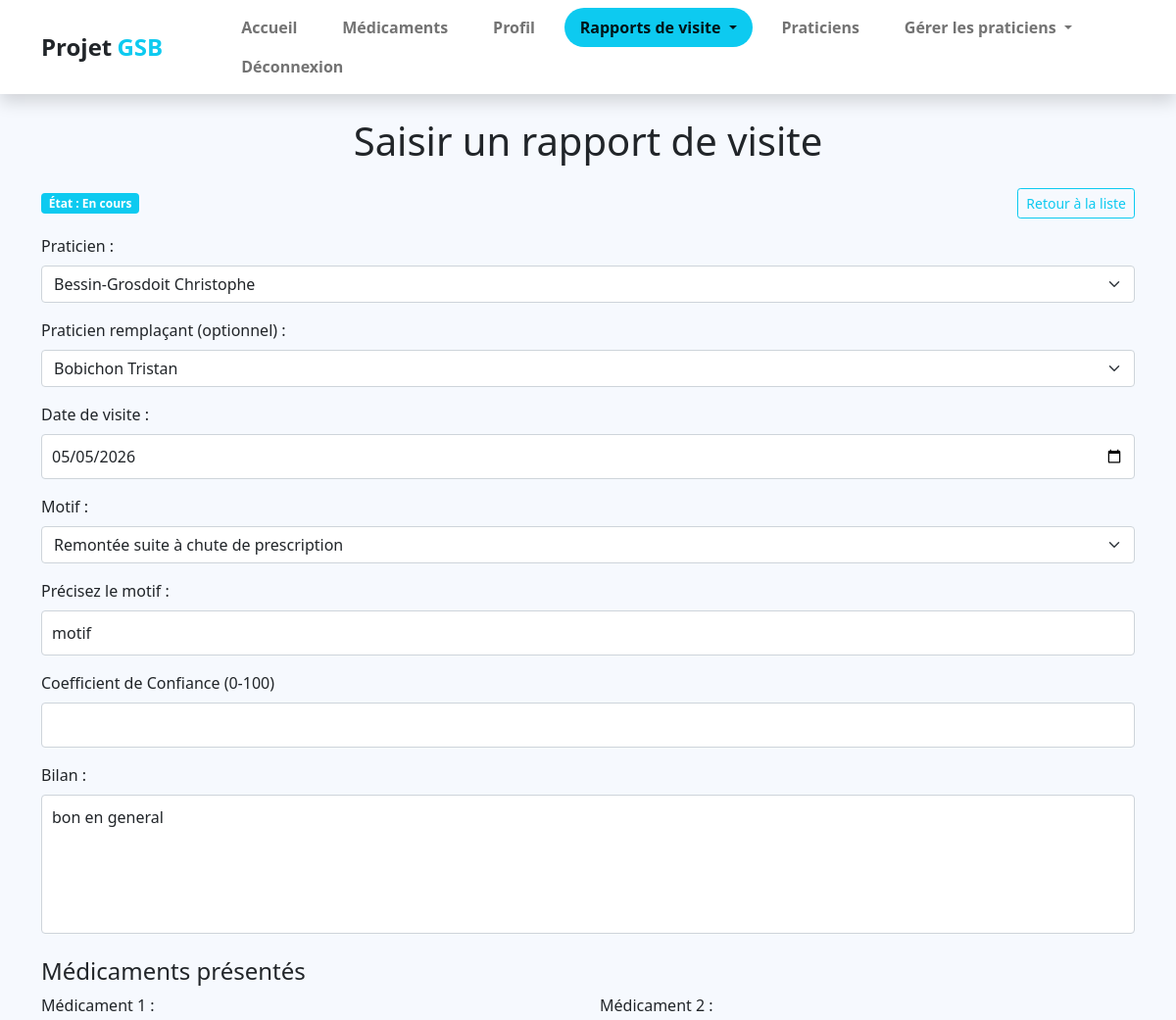
Page /index.php?uc=rapportVisite&action=modifier&idRapport=5 (signed in, upper part) on the earlier database version.
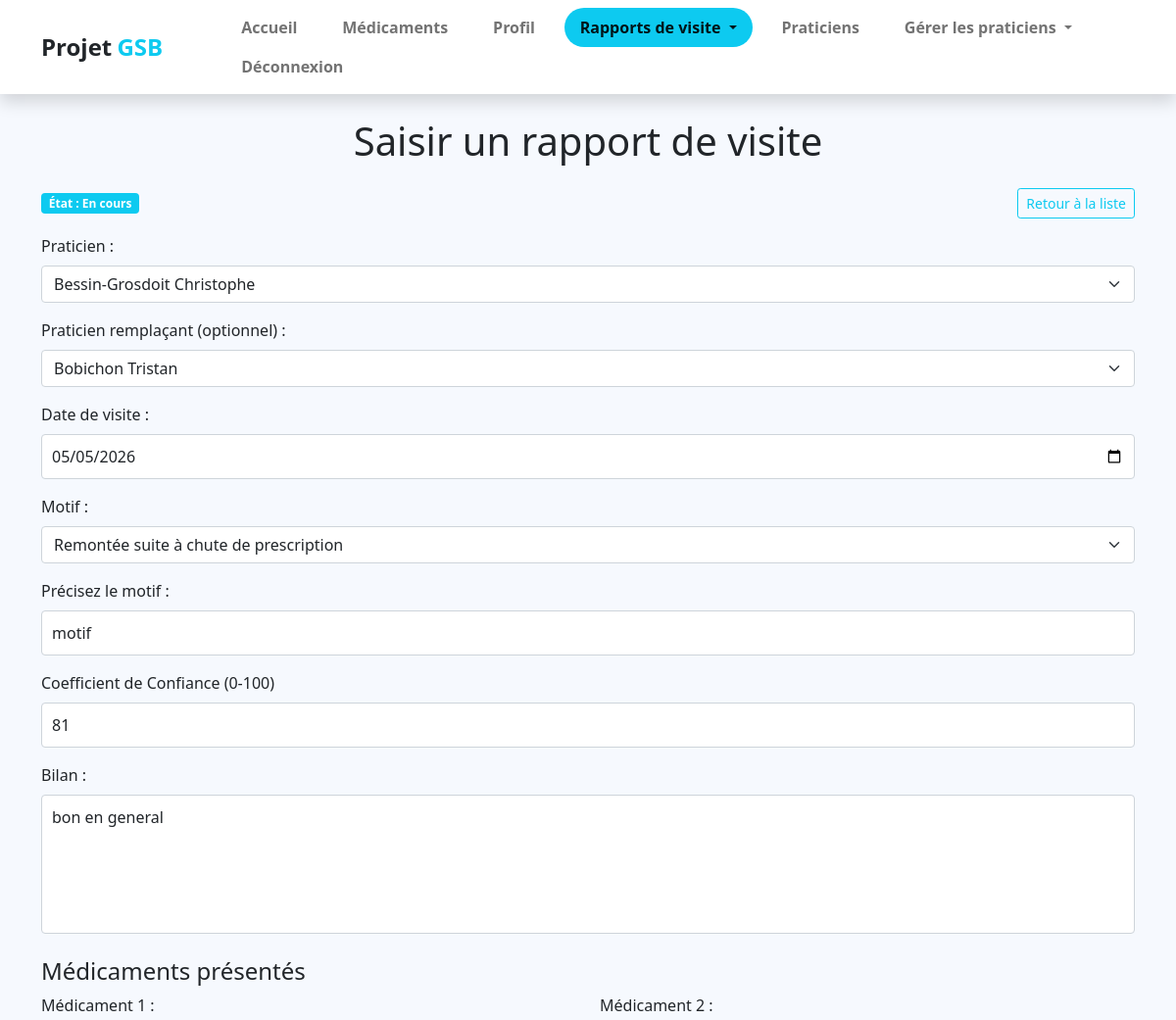
Same page on the later database version.
### tables this page shows
CREATE TABLE IF NOT EXISTS `rapport_visite` (
  `VIS_MATRICULE` varchar(10) NOT NULL,
  `RAP_NUM` int(11) NOT NULL,
  `RAP_DATEVISITE` date DEFAULT NULL,
  `RAP_BILAN` varchar(255) DEFAULT NULL,
  `RAP_AUTRE` varchar(50) DEFAULT NULL,
  `RAP_MOTIF` varchar(50) DEFAULT NULL,
  `etat_code` int(11) DEFAULT NULL,
  `PRA_NUM` int(11) NOT NULL,
  `PRA_NUM_remplacant` int(11) DEFAULT NULL,
  `med_depotlegal_presente1` varchar(10) DEFAULT NULL,
  `med_depotlegal_presente2` varchar(10) DEFAULT NULL,
  `PRE_CODE` varchar(2) DEFAULT NULL,
  `mo_num` int(11) DEFAULT NULL,
  PRIMARY KEY (`VIS_MATRICULE`,`RAP_NUM`),
  KEY `rapport_visite_praticien2_FK` (`PRA_NUM`),
  KEY `rv_etat_FK` (`etat_code`),
  KEY `fk_rv_motif` (`mo_num`),
  KEY `fk_rv_praticien_remp` (`PRA_NUM_remplacant`),
  KEY `fk_rv_med1` (`med_depotlegal_presente1`),
  KEY `fk_rv_med2` (`med_depotlegal_presente2`),
  KEY `fk_rv_presentation` (`PRE_CODE`)
);

CREATE TABLE IF NOT EXISTS `praticien` (
  `PRA_NUM` int(11) NOT NULL,
  `PRA_PRENOM` varchar(30) DEFAULT NULL,
  `PRA_NOM` varchar(30) DEFAULT NULL,
  `PRA_ADRESSE` varchar(50) DEFAULT NULL,
  `PRA_CP` varchar(5) DEFAULT NULL,
  `PRA_VILLE` varchar(25) DEFAULT NULL,
  `PRA_COEFNOTORIETE` float DEFAULT NULL,
  `TYP_CODE` varchar(3) DEFAULT NULL,
  `PRA_COEFF_CONFIANCE` float DEFAULT NULL,
  PRIMARY KEY (`PRA_NUM`),
  KEY `praticien_type_praticien0_FK` (`TYP_CODE`)
);

CREATE TABLE IF NOT EXISTS `motif` (
  `MO_Code` int(11) NOT NULL,
  `MO_Libelle` varchar(50) NOT NULL,
  PRIMARY KEY (`MO_Code`)
);

### modele/bd.rapportVisite.inc.php (called while the page is built, shortened)
<?php
function getRapportById($idVisiteur, $numRapport)
{
    $connexion = connexionPDO();
    $sql = "
        SELECT rv.RAP_NUM, rv.RAP_DATEVISITE, rv.RAP_MOTIF, rv.RAP_BILAN, rv.etat_code, rv.RAP_AUTRE,
               p.PRA_COEFF_CONFIANCE,
               rv.med_depotlegal_presente1 as MEDICAMENT_PRESENTE,
               rv.med_depotlegal_presente2 as MEDICAMENT_PRESCRIT,
               rv.PRA_NUM_remplacant, rv.mo_num,
               p.PRA_NUM, p.PRA_NOM, p.PRA_PRENOM, p.PRA_ADRESSE, p.PRA_CP, p.PRA_VILLE, p.PRA_COEFNOTORIETE,
               pr.PRA_NOM as REMP_NOM, pr.PRA_PRENOM as REMP_PRENOM,
               med1.MED_NOMCOMMERCIAL as MED1_NOM, med1.MED_COMPOSITION as MED1_COMP, med1.MED_EFFETS as MED1_EFFETS, med1.MED_CONTREINDIC as MED1_CONTREINDIC,
               med2.MED_NOMCOMMERCIAL as MED2_NOM, med2.MED_COMPOSITION as MED2_COMP, med2.MED_EFFETS as MED2_EFFETS, med2.MED_CONTREINDIC as MED2_CONTREINDIC,
               m.MO_Libelle as MOTIF_LIBELLE
        FROM rapport_visite rv
        INNER JOIN praticien p ON rv.PRA_NUM = p.PRA_NUM
        LEFT JOIN praticien pr ON rv.PRA_NUM_remplacant = pr.PRA_NUM
        LEFT JOIN medicament med1 ON rv.med_depotlegal_presente1 = med1.MED_DEPOTLEGAL
        LEFT JOIN medicament med2 ON rv.med_depotlegal_presente2 = med2.MED_DEPOTLEGAL
        LEFT JOIN motif m ON rv.RAP_MOTIF = m.MO_Code
        WHERE rv.VIS_MATRICULE = :vis AND rv.RAP_NUM = :num
    ";
    $req = $connexion->prepare($sql);
    $req->bindValue(':vis', $idVisiteur);
    $req->bindValue(':num', $numRapport);
    $req->execute();
    return $req->fetch(PDO::FETCH_ASSOC);
}
?>

### modele/bd.praticien.inc.php (called while the page is built, shortened)
<?php
function getPraticiens()
{
    $connexion = connexionPDO();
    $req = $connexion->prepare("
        SELECT p.PRA_NUM, p.PRA_NOM, p.PRA_PRENOM, p.PRA_ADRESSE, p.PRA_CP, p.PRA_VILLE, p.PRA_COEFNOTORIETE, t.TYP_LIBELLE,
        GROUP_CONCAT(s.SPE_LIBELLE SEPARATOR ', ') as SPE_LIBELLE
        FROM praticien p
        LEFT JOIN type_praticien t ON p.TYP_CODE = t.TYP_CODE
        LEFT JOIN posseder pos ON p.PRA_NUM = pos.PRA_NUM
        LEFT JOIN specialite s ON pos.SPE_CODE = s.SPE_CODE
        GROUP BY p.PRA_NUM
        ORDER BY p.PRA_NOM ASC
    ");
    $req->execute();
    return $req->fetchAll(PDO::FETCH_ASSOC);
}
?>

### modele/bd.motif.inc.php (called while the page is built, shortened)
<?php
function getAllMotifs()
{
    $connexion = connexionPDO();
    $sql = "SELECT MO_Code, MO_Libelle FROM motif ORDER BY MO_Code";
    $req = $connexion->prepare($sql);
    $req->execute();
    return $req->fetchAll(PDO::FETCH_ASSOC);
}
?>

### vues/v_saisirRapport.php (the view, shortened to what the changed rows need)
<section class="bg-light py-4">
    <div class="container">
        <h1 class="text-center mb-4">Saisir un rapport de visite</h1>
        <?php
        $rapport = $rapport ?? [];
        ?>
        <form id="formSaisieRapport" method="post" action="index.php?uc=rapportVisite&action=validerSaisie">
            <div class="d-flex justify-content-between align-items-center mb-3">
                <span class="badge bg-secondary">État :
                    <?php
                    if (isset($rapport['etat_code'])) {
                        if ($rapport['etat_code'] == 2)
                            echo 'À vérifier';
                        elseif ($rapport['etat_code'] == 3)
                            echo 'Validé';
                        else
                            echo 'En cours';
                    } else {
                        echo 'Saisi en cours';
                    }
                    ?></span>
                <a href="index.php?uc=rapportVisite&action=liste" class="btn btn-outline-secondary btn-sm">Retour à la
                    liste</a>
            </div>
            <div class="mb-3">
                <label class="form-label">Praticien :</label>
                <select name="idPraticien" class="form-select" <?= (isset($rapport['etat_code']) && $rapport['etat_code'] == 2) ? 'disabled' : '' ?>>
                    <?php foreach ($lesPraticiens as $praticien): ?>
                        <option value="<?= $praticien['PRA_NUM'] ?>" <?= ($rapport['PRA_NUM'] ?? '') == $praticien['PRA_NUM'] ? 'selected' : '' ?>>
                            <?= htmlspecialchars($praticien['PRA_NOM'] . ' ' . $praticien['PRA_PRENOM']) ?>
                        </option>
                    <?php endforeach; ?>
                </select>
            </div>
            <div class="mb-3">
                <label class="form-label">Praticien remplaçant (optionnel) :</label>
                <select name="praticienRemplacant" class="form-select" <?= (isset($rapport['etat_code']) && $rapport['etat_code'] == 2) ? 'disabled' : '' ?>>
                    <?php foreach ($lesPraticiens as $praticien): ?>
                        <option value="<?= $praticien['PRA_NUM'] ?>" <?= ($rapport['PRA_NUM_remplacant'] ?? '') == $praticien['PRA_NUM'] ? 'selected' : '' ?>>
                            <?= htmlspecialchars($praticien['PRA_NOM'] . ' ' . $praticien['PRA_PRENOM']) ?>
                        </option>
                    <?php endforeach; ?>
                </select>
            </div>
            <div class="mb-3">
                <label class="form-label">Date de visite :</label>
                <input type="date" name="dateVisite" class="form-control" max="<?= date('Y-m-d') ?>"
                    value="<?= $rapport['RAP_DATEVISITE'] ?? '' ?>" <?= (isset($rapport['etat_code']) && $rapport['etat_code'] == 2) ? 'disabled' : '' ?>>
            </div>
            <div class="mb-3">
                <label class="form-label">Motif :</label>
                <select name="motif" id="motifSelect" class="form-select" <?= (isset($rapport['etat_code']) && $rapport['etat_code'] == 2) ? 'disabled' : '' ?>>
                    <?php foreach ($lesMotifs as $motif): ?>
                        <option value="<?= $motif['MO_Code'] ?>" <?= (isset($rapport['mo_num']) && $rapport['mo_num'] == $motif['MO_Code']) ? 'selected' : '' ?>>
                            <?= htmlspecialchars($motif['MO_Libelle']) ?>
                        </option>
                    <?php endforeach; ?>
                </select>
            </div>
            <div class="mb-3" id="autreMotifDiv">
                <label class="form-label">Précisez le motif :</label>
                <input type="text" name="autreMotif" id="autreMotifInput" class="form-control"
                    value="<?= isset($rapport['RAP_AUTRE']) ? htmlspecialchars($rapport['RAP_AUTRE']) : '' ?>"
                    <?= (isset($rapport['etat_code']) && $rapport['etat_code'] == 2) ? 'disabled' : '' ?>>
            </div>
            <div class="mb-3">
                <label for="coeffConfiance" class="form-label">Coefficient de Confiance (0-100)</label>
                <input type="number" name="coeffConfiance" id="coeffConfiance" class="form-control"
                    value="<?= htmlspecialchars($rapport['PRA_COEFF_CONFIANCE'] ?? '') ?>" min="0" max="100" step="0.1"
                    <?= (isset($rapport['etat_code']) && $rapport['etat_code'] == 2) ? 'disabled' : '' ?>>
            </div>
            <div class="mb-3">
                <label class="form-label">Bilan :</label>
                <textarea name="bilan" class="form-control" rows="5" <?= (isset($rapport['etat_code']) && $rapport['etat_code'] == 2) ? 'disabled' : '' ?>><?= htmlspecialchars($rapport['RAP_BILAN'] ?? '') ?></textarea>
            </div>
            <h4 class="mt-4">Médicaments présentés</h4>
            <div class="row mb-3">
                <div class="col-md-6">
                    <label class="form-label">Médicament 1 :</label>
                </div>
                <div class="col-md-6">
                    <label class="form-label">Médicament 2 :</label>
                </div>
            </div>
        </form>
    </div>
</section>

Differences in the rows shown:
changed through a linked row, rapport_visite "Bobichon Tristan": coeffConfiance (not shown) → "81"
